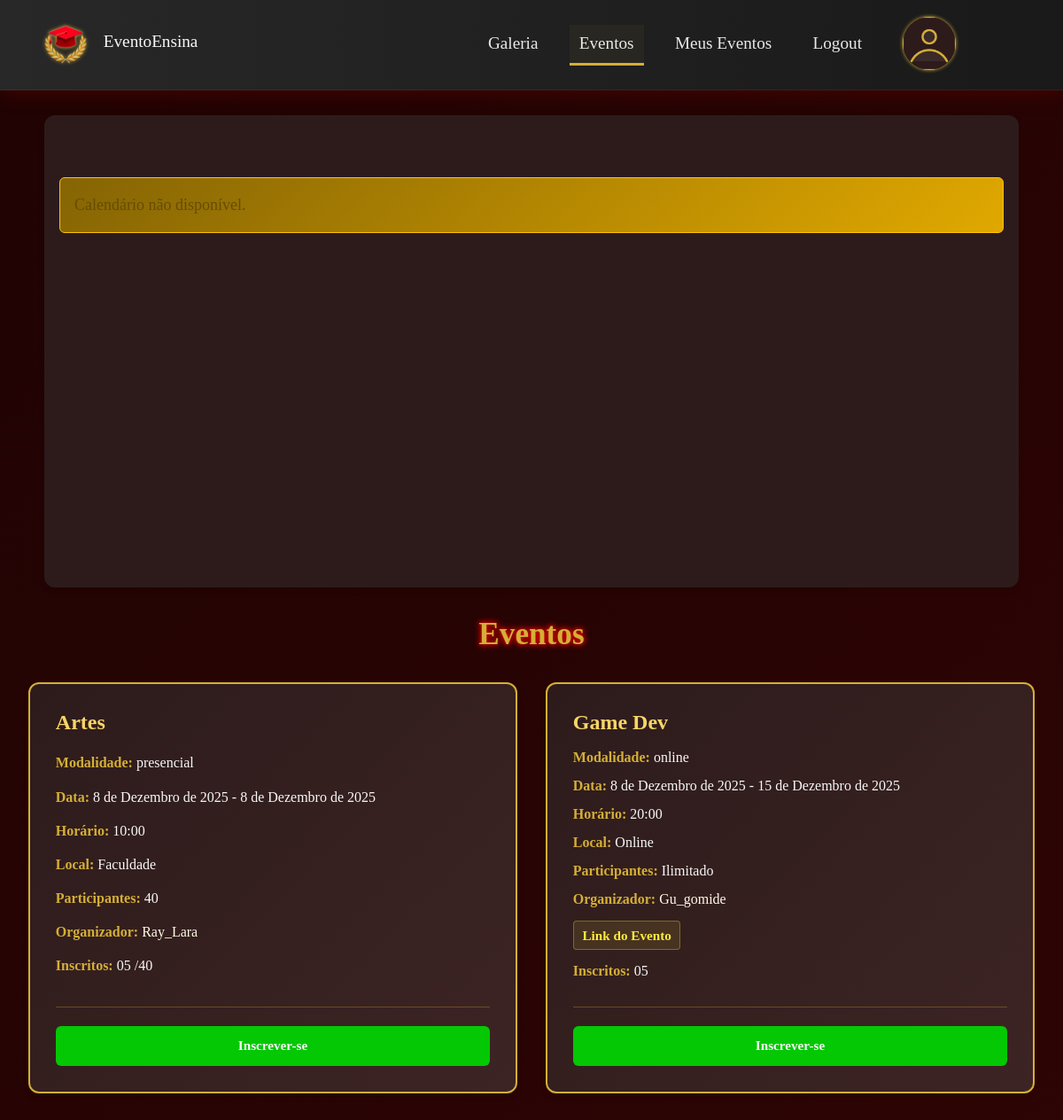
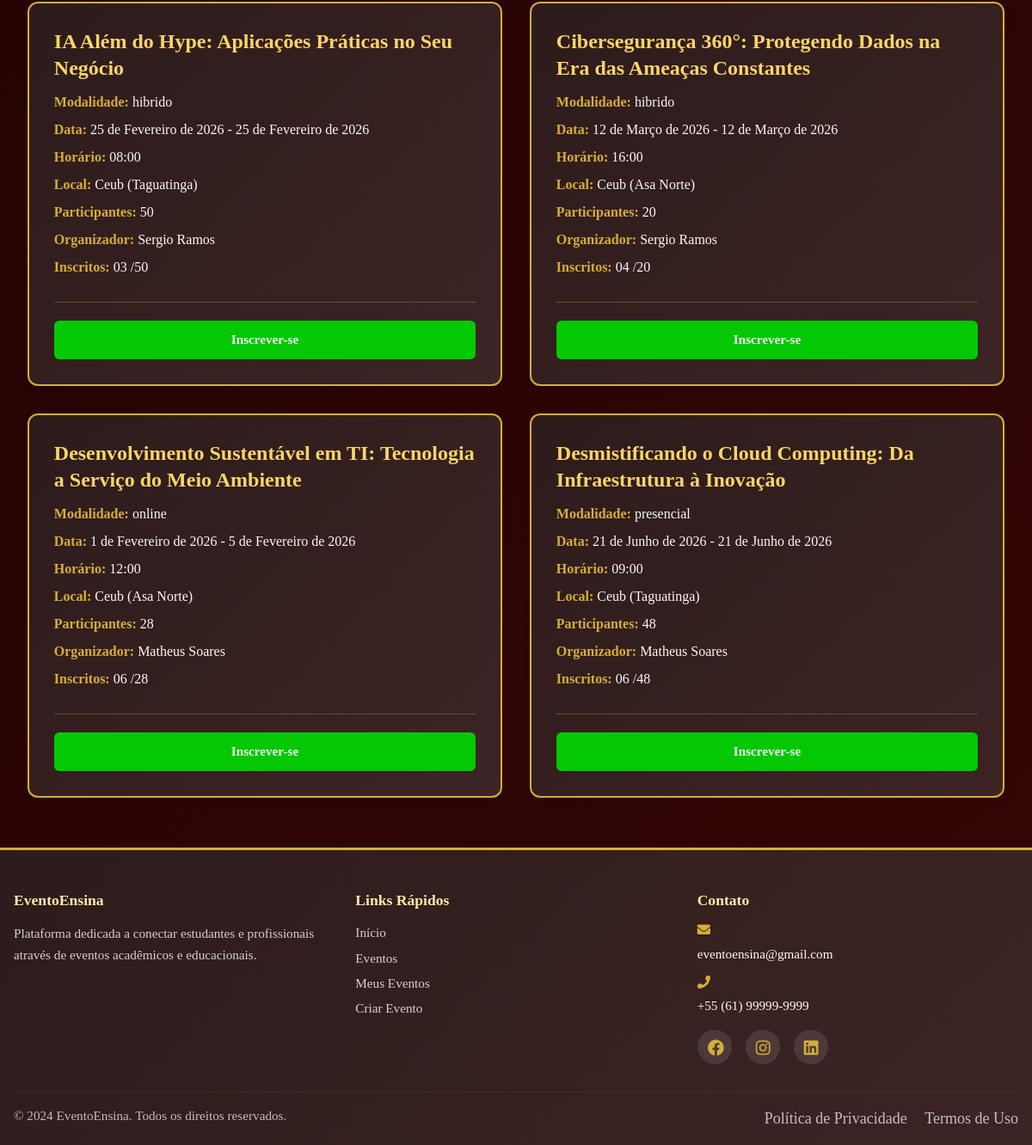
The page /eventos/ (signed in) on the database its author committed (2 pictures, top to bottom).
### eventos/models.py (models this page shows, shortened)
class Evento(models.Model):
    MODALIDADES = [
        ('online', 'Online'),
        ('presencial', 'Presencial'),
        ('hibrido', 'Híbrido'),
    ]
    titulo = models.CharField(max_length=200)
    tipo = models.ForeignKey(TipoEvento, on_delete=models.CASCADE)
    modalidade = models.CharField(max_length=10, choices=MODALIDADES)
    data_inicio = models.DateField()
    data_fim = models.DateField()
    horario = models.TimeField()
    local = models.CharField(max_length=200, blank=True, null=True)
    link = models.URLField(blank=True, null=True)
    quantidade_participantes = models.PositiveIntegerField(null=True, blank=True)
    sem_limites = models.BooleanField(default=False)
    organizador = models.CharField(max_length=200, null=True, blank=True)
    criador = dj_models.ForeignKey(
        'usuarios.Usuario',
        on_delete=dj_models.SET_NULL,
        null=True,
        blank=True,
        related_name='eventos_criados'
    )
    def evento_thumb_upload_to(instance, filename):
        """
        Define o caminho de upload da imagem principal (thumb) do evento.
        Sempre substitui a anterior com nome fixo 'thumb.ext'.
        """
        date_str = instance.data_inicio.strftime('%Y_%m_%d') if instance.data_inicio else 'sem_data'
        slug = slugify(instance.titulo)
        ext = os.path.splitext(filename)[1]
        return f'eventos/{date_str}_{slug}/thumb{ext}'
    thumb = models.ImageField(upload_to=evento_thumb_upload_to, blank=True, null=True)
    descricao = models.TextField(blank=True, null=True)
    horas = models.DecimalField(max_digits=5, decimal_places=2, null=True, blank=True)
    gallery_slug = models.CharField(max_length=255, blank=True, null=True)
    finalizado = models.BooleanField(default=False)

### eventos/views.py (the view)
# urls.py: path('', views.lista_eventos, name='lista_eventos_root'),
def lista_eventos(request):
    usuario = get_current_usuario(request)
    todos_eventos = Evento.objects.all().order_by('finalizado', 'data_inicio')
    paginator = Paginator(todos_eventos, 10)
    page = request.GET.get('page', 1)
    try:
        eventos = paginator.page(page)
    except PageNotAnInteger:
        eventos = paginator.page(1)
    except EmptyPage:
        eventos = paginator.page(paginator.num_pages)
    usuario_inscricoes = []
    if usuario:
        usuario_inscricoes = list(InscricaoEvento.objects.filter(inscrito=usuario)
                                    .values_list('evento_id', flat=True))
    eventos_calendario = []
    for evento in todos_eventos:  # Agora só itera sobre eventos da página atual
        inscritos = evento.inscricaoevento_set.count()
        disponivel = (evento.sem_limites or (
            evento.quantidade_participantes and
            evento.quantidade_participantes > inscritos
        )) and evento.finalizado == False
        inscrito = usuario and evento.id in usuario_inscricoes
        horario_formatado = evento.horario.strftime('%H:%M') if evento.horario else ""
        evento_data = {
            'id': evento.id,
            'titulo': evento.titulo[:20],
            'data_inicio': evento.data_inicio.strftime('%Y-%m-%d'),
            'data_fim': evento.data_fim.strftime('%Y-%m-%d') if evento.data_fim else None,
            'disponivel': disponivel,
            'inscrito': inscrito,
            'horario': horario_formatado,
            'local': evento.local or 'Online',
            'criador_id': evento.criador.id if evento.criador else None,
        }
        eventos_calendario.append(evento_data)
    return render(request, 'eventos/inscrever_evento.html', {
        'eventos': eventos,                 # Para os CARDS (já paginado)
        'usuario': usuario,
        'usuario_inscricoes': usuario_inscricoes,
        'eventos_calendario': eventos_calendario, # Para o CALENDÁRIO
        'eventos_calendario_json': json.dumps(eventos_calendario, ensure_ascii=False),
    })

### usuarios/views.py (called while the page is built, shortened)
def get_current_usuario(request):
    usuario_id = request.session.get('usuario_id')
    if not usuario_id:
        return None
    try:
        return Usuario.objects.get(pk=usuario_id)
    except Usuario.DoesNotExist:
        return None

### eventos/templates/eventos/inscrever_evento.html (shortened to what this page needs)
{% extends 'base/base.html' %}
{% load static %}
{% block extra_css %}
<link rel="stylesheet" href="{% static 'css/lista_eventos.css' %}">
<link rel="stylesheet" href="{% static 'css/calendario.css' %}">
<link rel="stylesheet" href="{% static 'css/popup.css' %}">
<link href="https://cdnjs.cloudflare.com/ajax/libs/font-awesome/5.15.4/css/all.min.css" rel="stylesheet">
{% endblock %}
{% block content %}
<div class="calendar-section mb-4">
    <div class="calendar-nav">
    </div>
    <div id='calendar'></div>
</div>
<div class="eventos-container">
    <h1>Eventos</h1>
    {% if eventos %}
        <div class="eventos-grid" id="eventosGrid">
            {% for evento in eventos %}
                <div class="evento-card"
                     data-start="{{ evento.data_inicio }}"
                     data-end="{{ evento.data_fim|default:evento.data_inicio }}"
                     data-disponivel="{{ evento.disponivel|yesno:'true,false' }}">
                    <h2>{{ evento.titulo }}</h2>
                    <p><strong>Modalidade:</strong> {{ evento.modalidade }}</p>
                    <p><strong>Data:</strong> {{ evento.data_inicio }}{% if evento.data_fim %} - {{ evento.data_fim }}{% endif %}</p>
                    <p><strong>Horário:</strong> {{ evento.horario }}</p>
                    <p><strong>Local:</strong> {{ evento.local|default:"Online" }}</p>
                    <p><strong>Participantes:</strong>
                        {% if evento.sem_limites %}Ilimitado{% elif evento.quantidade_participantes %}{{ evento.quantidade_participantes }}{% else %}Não informado{% endif %}
                    </p>
                    <p><strong>Organizador:</strong> <a href="{% url 'perfil_publico' evento.organizador %}" target="_blank" class="text-link">{{ evento.organizador }}</a></p>
                    {% if evento.link %}<p><a href="{{ evento.link }}" target="_blank">Link do Evento</a></p>{% endif %}
                    <p><strong>Inscritos:</strong> {{ evento.inscricaoevento_set.count|stringformat:"02d" }}
                        {% if not evento.sem_limites and evento.quantidade_participantes %}/{{ evento.quantidade_participantes|stringformat:"02d" }}{% elif not evento.sem_limites %}/--{% endif %}
                    </p>
                    {% if usuario %}
                        <div class="evento-actions">
                            {% if evento.criador == usuario %}
                                <a href="{% url 'meus_eventos' %}?evento={{ evento.id }}" class="btn">Gerenciar Evento</a>
                                <a href="{% url 'galeria_evento' evento.id %}" class="btn">Ver Galeria do Evento</a>
                            {% else %}
                                {% if evento.id in usuario_inscricoes %}
                                    <a href="{% url 'detalhe_evento' evento.id %}" class="btn cancel">Cancelar Inscrição</a>
                                    <a href="{% url 'galeria_evento' evento.id %}" class="btn">Ver Galeria do Evento</a>
                                {% else %}
                                    <a href="{% url 'detalhe_evento' evento.id %}" class="btn inscr">Inscrever-se</a>
                                {% endif %}
                            {% endif %}
                        </div>
                    {% else %}
                        <a href="{% url 'login' %}" class="btn">Entrar para se inscrever</a>
                    {% endif %}
                </div>
            {% endfor %}
        </div>
    {% else %}
        <p>Nenhum evento cadastrado.</p>
    {% endif %}
</div>
{% endblock %}

### static/styles/base.css (style rules this page uses)
* { margin: 0; padding: 0; box-sizing: border-box; }
:root { --primary-gold: #d4af37; --primary-gold-dark: #b8941f; --primary-orange: #ff7f16; --success-green: #28a745; --danger-red: #dc3545; --background-base-dark: #200303; --background-base-medium: #350505; --background-card: linear-gradient(135deg, #2d1b1b 0%, #3d2424 100%); --background-card-hover: linear-gradient(135deg, #3d2424 0%, #4d2c2c 100%); --text-light: #fff7d9; --text-brighter: #fffbe6; --text-heading: #ffeaa7; --text-muted: #ff7f16; --border-color: #d4af37; --card-shadow: 0 4px 6px rgba(0, 0, 0, 0.3); --card-shadow-hover: 0 6px 12px rgba(212, 175, 55, 0.2); }
body { font-family: 'Georgia', 'Times New Roman', serif; background: linear-gradient(135deg, var(--background-base-dark) 0%, var(--background-base-medium) 100%) no-repeat fixed; color: var(--text-light); min-height: 100vh; line-height: 1.6; font-size: 18px; display: flex; flex-direction: column; }
h1, h2, h3, h4, h5 { color: var(--text-heading); margin-bottom: 0.5rem; }
h1 { font-size: 2rem; }
h2 { font-size: 1.5rem; }
p, li, label { color: var(--text-light); font-size: 0.95rem; line-height: 1.4; }
a, .btn { color: var(--text-brighter); text-decoration: none; }
.btn { padding: 0.6rem 1rem; margin-top: 5px; background: #8b0000; color: #f8f8f8; text-align: center; text-decoration: none; border-radius: 6px; font-weight: 600; transition: all 0.3s ease; font-size: 0.9rem; min-height: 40px; display: flex; align-items: center; justify-content: center; border: 2px solid transparent; }
.mb-4 { margin-bottom: 2rem; }
html, body { height: 100%; }

### eventos/static/css/calendario.css (style rules this page uses)
:root { --primary-gold: #d4af37; --primary-gold-dark: #b8941f; --success-green: #28a745; --danger-red: #dc3545; --background-dark: #2d2d2d; --background-medium: #3d3d3d; --text-light: #ffffff; --text-muted: #cccccc; }
.calendar-section { margin: 10px auto; max-width: 100%; padding: 10px; background: var(--background-dark); border-radius: 12px; box-shadow: 0 4px 6px rgba(0, 0, 0, 0.1); height: auto; min-height: 380px; }
.calendar-nav { display: flex; align-items: center; justify-content: space-between; margin-bottom: 8px; flex-wrap: wrap; gap: 6px; height: auto; min-height: 45px; }
#calendar { border-radius: 8px; overflow: hidden; height: 420px !important; }
@media screen and (min-width: 1024px) { .calendar-section { max-width: 1100px; padding: 15px; margin: 12px auto; min-height: 500px; } }
@media screen and (min-width: 1024px) { #calendar { min-height: 450px; max-height: 460px; padding: 2px; } }

### eventos/static/css/popup.css (style rules this page uses)
:root { --primary-gold: #d4af37; --primary-gold-dark: #b8941f; --success-green: #28a745; --danger-red: #dc3545; --info-blue: #17a2b8; --background-dark: #2d1b1b; --background-medium: #3d2424; --text-light: #ffffff; --text-muted: #e0e0e0; --border-light: rgba(255, 255, 255, 0.25); --shadow-heavy: 0 20px 60px rgba(0, 0, 0, 0.5); --shadow-medium: 0 8px 32px rgba(0, 0, 0, 0.3); }

### rows shown on the page
Evento: titulo "Artes", modalidade "presencial", data_inicio "8 de Dezembro de 2025", data_fim "8 de Dezembro de 2025", horario "10:00", local "Faculdade", quantidade_participantes "40", organizador "Ray_Lara", inscricaoevento_set.count "05", shows "Inscrever-se"
Evento: titulo "Game Dev", modalidade "online", data_inicio "8 de Dezembro de 2025", data_fim "15 de Dezembro de 2025", horario "20:00", local "Online", sem_limites "Ilimitado", organizador "Gu_gomide", inscricaoevento_set.count "05", shows "Inscrever-se"
Evento: titulo "IA Além do Hype: Aplicações Práticas no Seu Negócio", modalidade "hibrido", data_inicio "25 de Fevereiro de 2026", data_fim "25 de Fevereiro de 2026", horario "08:00", local "Ceub (Taguatinga)", quantidade_participantes "50", organizador "Sergio Ramos", inscricaoevento_set.count "03", shows "Inscrever-se"
Evento: titulo "Cibersegurança 360°: Protegendo Dados na Era das Ameaças Constantes", modalidade "hibrido", data_inicio "12 de Março de 2026", data_fim "12 de Março de 2026", horario "16:00", local "Ceub (Asa Norte)", quantidade_participantes "20", organizador "Sergio Ramos", inscricaoevento_set.count "04", shows "Inscrever-se"
Evento: titulo "Desenvolvimento Sustentável em TI: Tecnologia a Serviço do Meio Ambiente", modalidade "online", data_inicio "1 de Fevereiro de 2026", data_fim "5 de Fevereiro de 2026", horario "12:00", local "Ceub (Asa Norte)", quantidade_participantes "28", organizador "Matheus Soares", inscricaoevento_set.count "06", shows "Inscrever-se"
Evento: titulo "Desmistificando o Cloud Computing: Da Infraestrutura à Inovação", modalidade "presencial", data_inicio "21 de Junho de 2026", data_fim "21 de Junho de 2026", horario "09:00", local "Ceub (Taguatinga)", quantidade_participantes "48", organizador "Matheus Soares", inscricaoevento_set.count "06", shows "Inscrever-se"

### other values the page prints
{{ item.label }} "Galeria" "Eventos" "Meus Eventos" "Logout"
